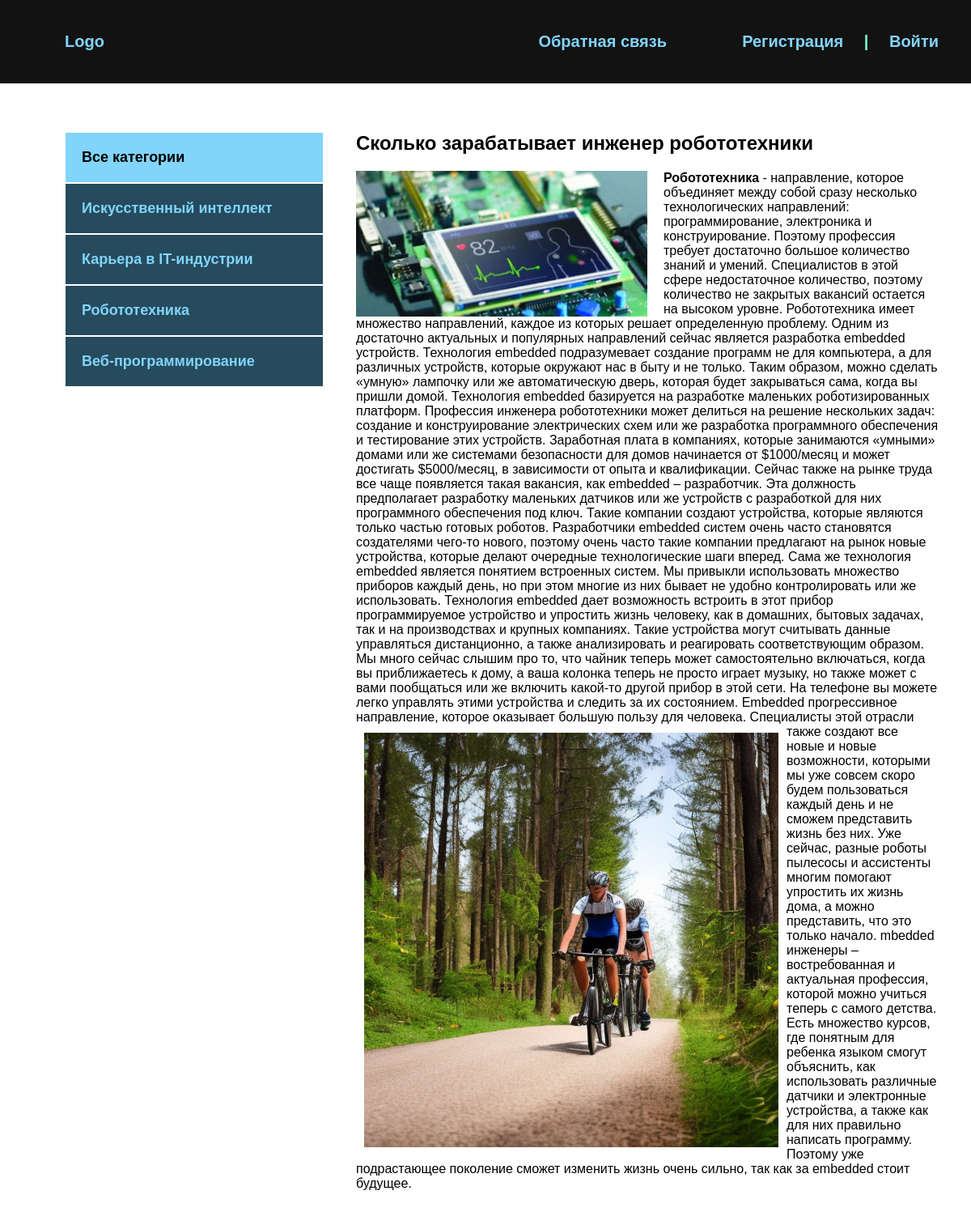
The page /post/skolko-zarabatyvaet-inzhener-robototehniki/ on the database its author committed.
### blog/models.py (models this page shows, shortened)
class Category(models.Model):
    name = models.CharField(max_length=255, verbose_name='Категория')
    slug = models.SlugField(max_length=255, unique=True, verbose_name='URL')
    def get_absolute_url(self):
        return reverse('category', kwargs={'cat_slug': self.slug})
    class Meta:
        verbose_name = "Категорию"
        verbose_name_plural = "Категории"

class Blog(models.Model):
    title = models.CharField(max_length=255, verbose_name='Название')
    slug = models.SlugField(max_length=255, unique=True, verbose_name='URL')
    content = models.TextField(blank=True, verbose_name='Содержание')
    photo = models.ImageField(upload_to="photos/%Y/%m/%d/", blank=True, verbose_name='Фото')
    time_created = models.DateTimeField(auto_now_add=True, verbose_name='Дата публикации')
    time_update = models.DateTimeField(auto_now=True, verbose_name='Дата обновления')
    is_published = models.BooleanField(default=True, verbose_name='Опубликовано')
    cat = models.ForeignKey('Category', on_delete=models.PROTECT, verbose_name='Категория')
    def __str__(self):
        return self.title
    class Meta:
        verbose_name = "Новость"
        verbose_name_plural = "Новости"
        ordering = ['-time_created']

### blog/views.py (the view)
# urls.py: path('post/<slug:post_slug>/', ShowPost.as_view(), name='post'),
class ShowPost(DataMixin, DeleteView):
    model = Blog
    template_name = "blog/post.html"
    slug_url_kwarg = 'post_slug'
    context_object_name = 'post'
    def get_context_data(self, *, object_list=None, **kwargs):
        context = super().get_context_data(**kwargs)
        c_def = self.get_user_context(title=context['post'])
        return dict(list(context.items()) + list(c_def.items()))

### blog/utils.py (called while the page is built)
    def get_user_context(self, **kwargs):
        context = kwargs
        cats = Category.objects.annotate(Count('blog'))
        user_menu = menu.copy()
        if not self.request.user.is_authenticated:
            user_menu.pop(0)
        context['menu'] = user_menu
        context['cats'] = cats
        if 'cat_selected' not in context:
            context['cat_selected'] = 0
        return context

### blog/templates/blog/post.html
{% extends 'blog/base.html' %}
{% block content %}
<div class="post">
    <h2>{{ post.title }}</h2>
    {% if post.photo %}
    <img src="{{ post.photo.url }}" alt="" class="image">
    {% endif %}
    {{post.content|safe}}
</div>
{% endblock %}

### blog/templates/blog/base.html (shortened to what this page needs)
<!DOCTYPE html>
{% load static %}
{% load blog_tags %}
<html lang="en">
<head>
    <link rel="stylesheet" href="{% static 'css/style.css' %}">
</head>
<body>
    <div class="header">
        <div class="wrap">
            <ul class="mainmenu">
                <li class="logo"><a href="{% url 'index' %}">Logo</a></li>
                {% for m in menu %}
                <li class="last"><a href="{% url m.url_name %}">{{ m.title }}</a></li>
                {% endfor %}
                {% if request.user.is_authenticated %}
                <li class="last">{{ user.username }} | <a href="{% url 'logout' %}">Выйти</a></li>
                {% else %}
                <li class="last"><a href="{% url 'register' %}">Регистрация</a> | <a href="{% url 'login' %}">Войти</a></li>
                {% endif %}
            </ul>
        </div>
    </div>
  <div class="content">
    <div class="wrap">
        <div class="sidebar">
            <ul>
                {% if cat_selected == 0 %}
                <li class="selected">Все категории</li>
                {% else %}
                <li><a href="{% url 'index' %}">Все категории</a></li>
                {% endif %}
                {% for c in cats %}
                    {% if c.blog__count > 0 %}
                        {% if c.pk == cat_selected %}
                          <li class="selected">{{ c.name }}</li>
                        {% else %}
                          <li><a href="{{ c.get_absolute_url }}">{{ c.name }}</a></li>
                        {% endif %}
                    {% endif %}
                {% endfor %}
            </ul>
        </div>
        <div class="main">
            {% block content%}
            {% endblock %}
        </div>
    </div>
  </div>
</body>
</html>

### blog/static/css/style.css (style rules this page uses)
body { margin: 0; padding: 0; background: #264b5d; font-family: Verdana, Geneva, Tahoma, sans-serif; }
.wrap { max-width: 1200px; margin: 0 auto; }
.content .wrap { background: #FFF; padding: 40px; box-sizing: border-box; display: flex }
ul { list-style: none; }
a { color: #81d4fa; text-decoration: none; padding: 20px; }
.header { background: #121212; padding: 20px; }
.mainmenu { display: flex; align-items: center; font-size: 20px; font-weight: bold; justify-content: space-between; }
.logo { flex-basis: 40%; }
.last { flex-basis: 30%; text-align: right; color: aquamarine }
.sidebar ul { width: 320px; margin-right: 40px; margin-top: 20px; }
.sidebar a { padding: 20px; display: block; border: 1px solid #fff; background: #264b5d; font-weight: bold; font-size: 18px }
.selected { font-size: 18px; padding: 20px; border: 1px solid #fff; font-weight: bold; background: #81d4fa }
.image { float: left; margin-right: 20px; max-width: 50% }
.post { font-size: 16px }
.last a { display: inline }

### rows shown on the page
Category: name "Искусственный интеллект"
Category: name "Карьера в IT-индустрии"
Category: name "Робототехника"
Category: name "Веб-программирование"
Blog: title "Сколько зарабатывает инженер робототехники", photo (picture), content "Робототехника - направление, которое объединяет между собой сразу несколько технологических направлений: программирование, электроника и конструирование. Поэтому профессия требует достаточно большое количество знаний и умений. Специалистов в этой сфере недостаточное количество, поэтому количество не закрытых вакансий остается на высоком уровне. Робототехника имеет множество направлений, каждое из которых решает определенную проблему. Одним из достаточно актуальных и популярных направлений сейчас является разработка embedded устройств. Технология embedded подразумевает создание программ не для компьютера, а для различных устройств, которые окружают нас в быту и не только. Таким образом,…", content (picture)

### other values the page prints
{{ m.title }} "Обратная связь"
